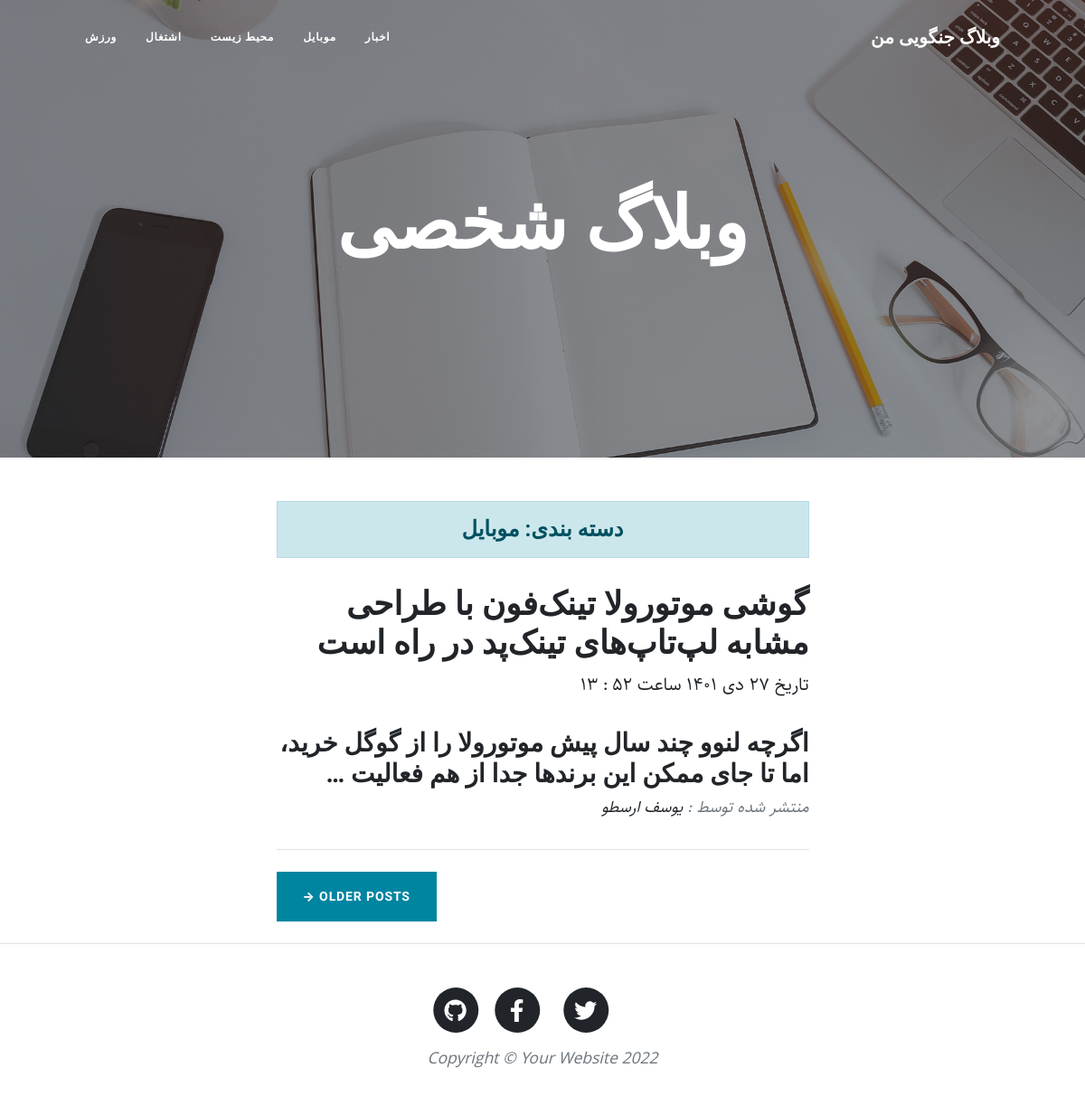
The page /category/sma on the database its author committed.
### blog/models.py (models this page shows, shortened)
class Category(models.Model):
    parent = models.ForeignKey("self", verbose_name="عنوان مقالات", on_delete=models.SET_NULL,blank=True,null=True,default=None,related_name="children")
    title = models.CharField(max_length=250,verbose_name="عنوان مقاله")
    slug = models.SlugField(max_length=250,verbose_name="اسلاگ")
    status = models.BooleanField(default=True,verbose_name="وضعیت")
    position = models.IntegerField(verbose_name="پوزیشن")
    class Meta:
        verbose_name = "دسته بندی"
        verbose_name_plural = "دسته بندی ها"
        ordering = ["position"]

class Articles(models.Model):
    draft = "d"
    publish = "p"
    STATUS_CHOICES = [
        (draft,"پیش نویس"),
        (publish,"منتشر شده")
    ]
    author = models.ForeignKey(User, blank=True,null=True,verbose_name="نویسندگان", on_delete=models.SET_NULL,related_name="articles")
    category = models.ManyToManyField("Category", verbose_name="دسته بندی",related_name="articles")
    title = models.CharField(max_length=250,verbose_name="عنوان مقاله")
    slug = models.SlugField(max_length=250,verbose_name="اسلاگ")
    description = models.TextField(verbose_name="مقاله")
    published = models.DateTimeField(default=timezone.now,verbose_name="تاریخ انتشار")
    thumbnail = models.ImageField(upload_to="images",verbose_name="عکس")
    created = models.DateTimeField(auto_now_add=True,verbose_name="تاریخ ایجاد مقاله")
    updated = models.DateTimeField(auto_now=True,verbose_name="تاریخ آپدیت")
    status = models.CharField(max_length=1,choices=STATUS_CHOICES,default=draft,verbose_name="وضعیت")
    class Meta:
        verbose_name = "مقاله"
        verbose_name_plural = "مقالات"
    def jpublished(self):
        return jalali_convertor(self.published)
    jpublished.short_description = "زمان انتشار"
    def category_to_published(self):
        return self.category.filter(status=True)
    category_to_published.short_description = "دسته بندی"
    objects = ArticleManager()

### blog/views.py (the view)
# urls.py: path("category/<slug:slug>",category_details,name="category_details"),
def category_details(reqest,slug):
    template_name = "blog/category_datails.html"
    category = get_object_or_404(Category,slug=slug,status=True)
    context = {"category":category}
    return render(reqest, template_name,context)

### blog/extensions/jalali.py (called while the page is built)
def jalali_convertor(time):
    days_of_week  = ["فروردین","اردیبهشت","خرداد","تبر","مرداد","شهریور","مهر","آبان","آذر","دی","بهمن","اسفند"]
    year = time.year
    month = time.month
    day = time.day
    res = Gregorian(f"{year}-{month}-{day}").persian_tuple()
    res =  f"{persian_number(res[2])} {days_of_week[res[1]]} {persian_number(res[0])} ساعت {persian_number(time.minute)} : {persian_number(time.hour)}"
    return res

def persian_number(number):
    number = f"{number}"
    english_array_number = ["0","1","2","3","4","5","6","7","8","9"]
    persian_array_number = ["۰","۱","۲","۳","۴","۵","۶","۷","۸","۹"]
    res = ""
    for num in number:
        for i,n in enumerate(english_array_number):
            if num == n:
                res+= persian_array_number[i]
    if len(res)<2:
        res = f"۰{res}"
    return res

### blog/extensions/utils.py (called while the page is built)
    def persian_tuple(self):
        return self.persian_year, self.persian_month, self.persian_day

### blog/models.py (called while the page is built)
    def published_manager(self):
        return self.filter(status="p")

### blog/templatetags/base_tag.py (called while the page is built)
@register.simple_tag
def title():
    return "وبلاگ جنگویی من"

@register.inclusion_tag("blog/partials/category_navbar.html")
def category_navbar():
    category = Category.objects.filter(status=True)
    return {
        "category" : category
    }

### templates/blog/category_datails.html (shortened to what this page needs)
{% extends 'blog/base.html' %}
{% block main %}
<div class="container px-4 px-lg-5">
    <div class="row gx-4 gx-lg-5 justify-content-center">
        <div class="col-md-10 col-lg-8 col-xl-7">
            <a href="{% url 'blog:category_details' category.slug %}"><h4 class="alert alert-primary text-center" > دسته بندی: {{category.title}} </h4></a>
            {% for article in category.articles.published_manager %}
                <div class="post-preview">
                    <a href=" {% url 'blog:details' article.slug %} ">
                        <h2 class="post-title"> {{article.title}} </h2>
                        <time>تاریخ {{article.jpublished}}</p>
                        <h3 class="post-subtitle"> {{article.description | truncatewords:20}} </h3>
                    </a>
                    <p class="post-meta">منتشر شده توسط : <a href="#!">یوسف ارسطو</a></p>
            </div>
            {% endfor %}
            <hr class="my-4" />
            <div class="d-flex justify-content-end mb-4"><a class="btn btn-primary text-uppercase" href="#!">Older Posts →</a></div>
        </div>
    </div>
</div>
{% endblock %}

### templates/blog/partials/category_navbar.html
<ul class="navbar-nav ms-auto py-4 py-lg-0">
    {% for cat in category  %}
    <li class="nav-item"><a class="nav-link px-lg-3 py-3 py-lg-4" href=" {% url 'blog:category_details' cat.slug %} "> {{cat.title}} </a></li>
    {% endfor %}
</ul>

### static/blog/css/rtl.css (style rules this page uses)
body { direction: rtl; text-align: right; font-family: "Sahel"; }
.navbar-expand-lg .navbar-nav { margin-left: initial !important; margin-right: auto; }

### rows shown on the page
Category: title "اخبار"
Category: title "موبایل"
Category: title "محیط زیست"
Category: title "اشتغال"
Category: title "ورزش"
Articles: title "گوشی موتورولا تینک‌فون با طراحی مشابه لپ‌تاپ‌های تینک‌پد در راه است", jpublished "۲۷ دی ۱۴۰۱ ساعت ۵۲ : ۱۳", description "اگرچه لنوو چند سال پیش موتورولا را از گوگل خرید، اما تا جای ممکن این برندها جدا از هم فعالیت …"
